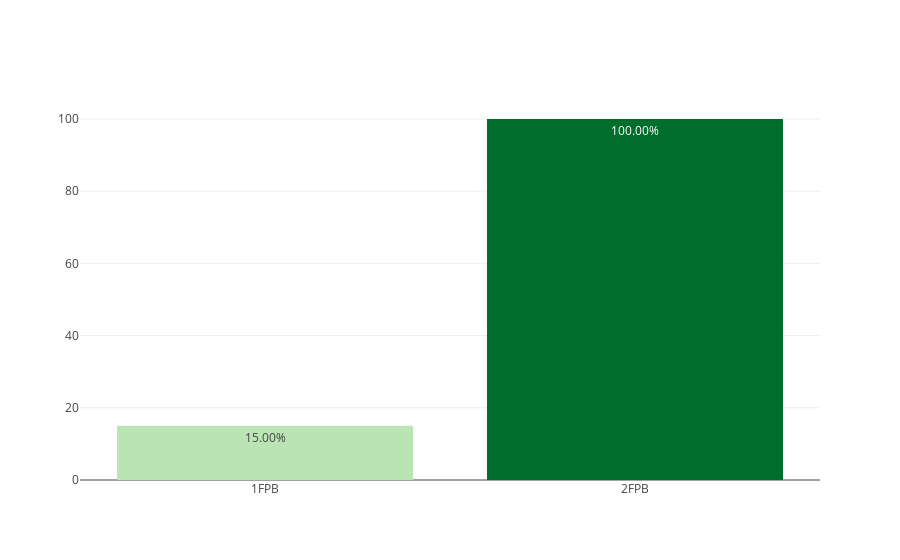

Notebook cell for this chart:
### Markdown cell above
## FPB

### Code cell
dfc_FPB = loaders.get_data_by_stages(dfc, 'FPB')
myplotly.bar_simple(dfc_FPB.index, dfc_FPB['éxito'])

### Figure 1 — Plotly figure (JSON) as saved in the notebook; plotly's stock layout.template omitted (floating-point values rounded to 4 significant figures)
{"data": [{"hoverinfo": "x+text", "marker": {"color": [15, 100], "colorscale": [[0, "rgb(186,228,179)"], [0.3333, "rgb(116,196,118)"], [0.6667, "rgb(49,163,84)"], [1, "rgb(0,109,44)"]]}, "text": ["15.00%", "100.00%"], "type": "bar", "uid": "9edec426-ec44-4d2a-944f-3df1c30cedb6", "x": ["1FPB", "2FPB"], "y": [15, 100]}], "layout": {"title": {"text": ""}}}
